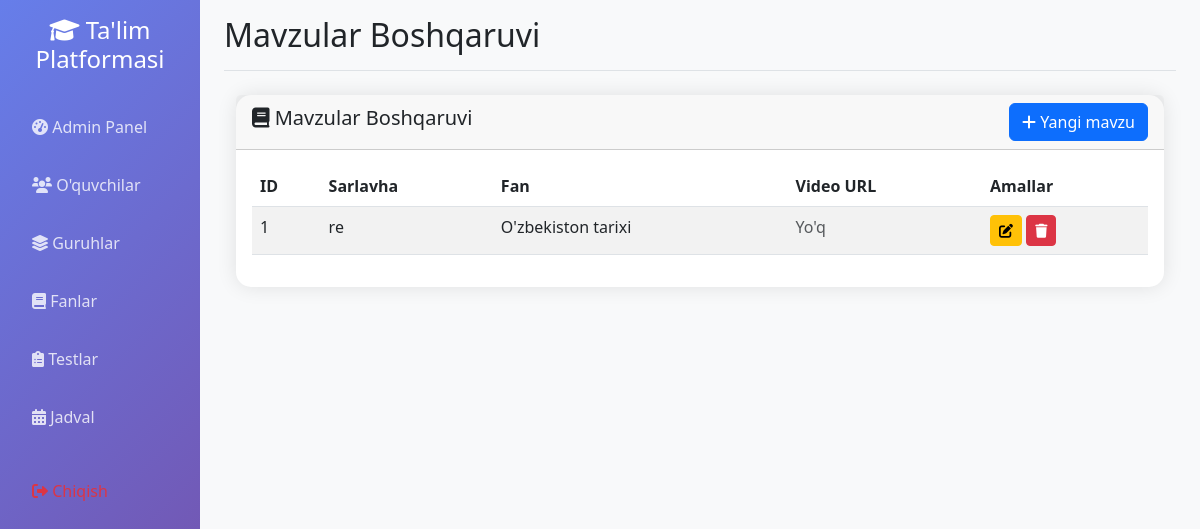
Page /admin/topics (signed in) on the committed database.
### app.py (models this page shows)
class Topic(db.Model):
    __tablename__ = 'topic'
    id = db.Column(db.Integer, primary_key=True)
    title = db.Column(db.String(200), nullable=False)
    content = db.Column(db.Text)
    video_url = db.Column(db.String(500))
    subject_id = db.Column(db.Integer, db.ForeignKey('subject.id'), nullable=False)
    pdf_file_path = db.Column(db.String(500))  # PDF fayl yo'li
    pdf_filename = db.Column(db.String(255))   # PDF fayl nomi
    marked_by = db.relationship('DifficultTopic', backref='topic', lazy=True, cascade='all, delete-orphan')

class Subject(db.Model):
    __tablename__ = 'subject'
    id = db.Column(db.Integer, primary_key=True)
    name = db.Column(db.String(100), unique=True, nullable=False, index=True)
    description = db.Column(db.Text)
    pdf_file_path = db.Column(db.String(500))  # PDF fayl yo'li
    pdf_filename = db.Column(db.String(255))   # PDF fayl nomi
    topics = db.relationship('Topic', backref='subject', lazy=True, cascade='all, delete-orphan')
    tests = db.relationship('Test', backref='subject', lazy=True, cascade='all, delete-orphan')
    schedules = db.relationship('Schedule', backref='subject', lazy=True, cascade='all, delete-orphan')

### app.py (the view)
@app.route('/admin/topics')
def admin_topics():
    if not session.get('logged_in', False) or not session.get('is_admin', False):
        return redirect(url_for('login'))
    topics = Topic.query.all()
    subjects = Subject.query.all()
    return render_template('admin_topics.html', topics=topics, subjects=subjects)

### app.py (called while the page is built, shortened)
@app.context_processor
def inject_user():
    class CurrentUser:
        def __init__(self):
            self.is_authenticated = session.get('logged_in', False)
            self.is_admin = session.get('is_admin', False)
            self.is_group_leader = session.get('is_group_leader', False)
            self.username = session.get('username', '')
            self.id = session.get('user_id', None)
    return dict(current_user=CurrentUser(), datetime=datetime)

### templates/admin_topics.html (shortened to what this page needs)
{% extends "base.html" %}
{% block page_title %}Mavzular Boshqaruvi{% endblock %}
{% block content %}
<div class="container mt-4">
    <div class="row">
        <div class="col-12">
            <div class="card">
                <div class="card-header d-flex justify-content-between align-items-center">
                    <h5><i class="fas fa-book"></i> Mavzular Boshqaruvi</h5>
                    <a href="{{ url_for('admin_add_topic') }}" class="btn btn-primary">
                        <i class="fas fa-plus"></i> Yangi mavzu
                    </a>
                </div>
                <div class="card-body">
                    {% if topics %}
                        <div class="table-responsive">
                            <table class="table table-striped">
                                <thead>
                                    <tr>
                                        <th>ID</th>
                                        <th>Sarlavha</th>
                                        <th>Fan</th>
                                        <th>Video URL</th>
                                        <th>Amallar</th>
                                    </tr>
                                </thead>
                                <tbody>
                                    {% for topic in topics %}
                                    <tr>
                                        <td>{{ topic.id }}</td>
                                        <td>{{ topic.title }}</td>
                                        <td>{{ topic.subject.name if topic.subject else 'Noma\'lum' }}</td>
                                        <td>
                                            {% if topic.video_url %}
                                                <a href="{{ topic.video_url }}" target="_blank" class="btn btn-sm btn-info">
                                                    <i class="fas fa-video"></i>
                                                </a>
                                            {% else %}
                                                <span class="text-muted">Yo'q</span>
                                            {% endif %}
                                        </td>
                                        <td>
                                            <a href="#" class="btn btn-sm btn-warning" onclick="editTopic({{ topic.id }}); return false;">
                                                <i class="fas fa-edit"></i>
                                            </a>
                                            <button class="btn btn-sm btn-danger" onclick="deleteTopic({{ topic.id }}); return false;">
                                                <i class="fas fa-trash"></i>
                                            </button>
                                        </td>
                                    </tr>
                                    {% endfor %}
                                </tbody>
                            </table>
                        </div>
                    {% else %}
                        <div class="text-center py-4">
                            <i class="fas fa-book fa-3x text-muted mb-3"></i>
                            <h5 class="text-muted">Hali mavzular yo'q</h5>
                            <p class="text-muted">Birinchi mavzuni qo'shish uchun yuqoridagi "Yangi mavzu" tugmasini bosing</p>
                        </div>
                    {% endif %}
                </div>
            </div>
        </div>
    </div>
</div>
{% endblock %}

### static/css/enhanced_ui.css (style rules this page uses)
.btn-enhanced { position: relative; overflow: hidden; transition: all 0.3s ease; }
.card-enhanced { border: none; box-shadow: 0 10px 30px rgba(0, 0, 0, 0.1); transition: all 0.3s ease; }

### templates/base.html (style rules this page uses)
.card { border: none; border-radius: 15px; box-shadow: 0 0 20px rgba(0,0,0,0.1); transition: transform 0.3s; }

### rows in the picture
Topic: id "1", title "re", subject "O'zbekiston tarixi", video_url "Yo'q"
